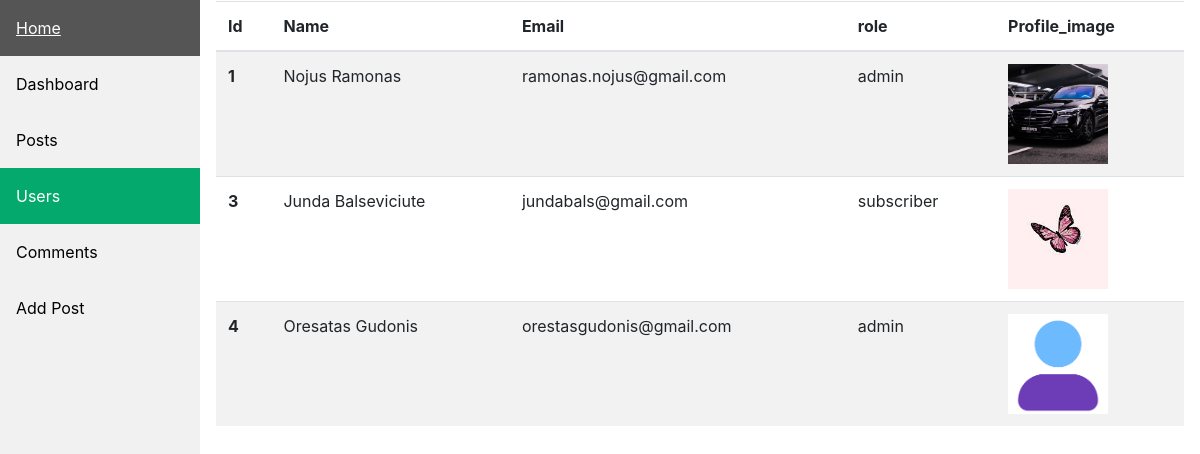
/admin/users (signed in), run on an earlier commit of the app's database.
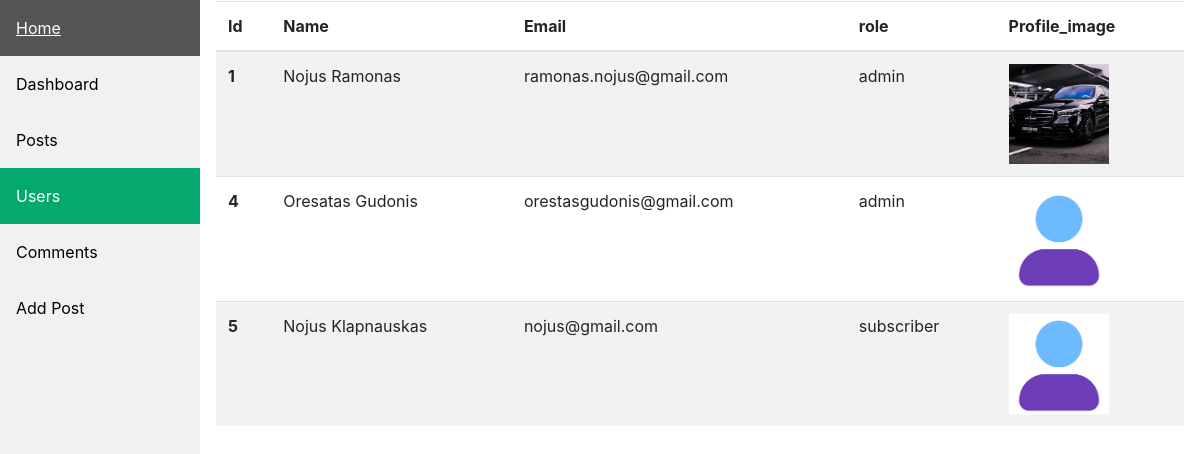
And on a later commit of the database.
### main.py (models this page shows, shortened)
class User(UserMixin, db.Model):
    __tablename__ = "users"
    id = db.Column(db.Integer, primary_key=True)
    email = db.Column(db.String(100), unique=True)
    password = db.Column(db.String(100))
    name = db.Column(db.String(1000))
    comments = db.relationship("Comments", back_populates="comment_author")
    saved_posts = db.relationship("SavedPosts", back_populates='user')
    role = db.Column(db.String(100))
    profile_image = db.Column(db.String(100))

### main.py (the view)
@app.route('/admin/users')
@is_admin
@login_required
def admin_users():
    all_users = User.query.all()
    return render_template('admin/users.html', users=all_users)

### main.py (called while the page is built)
@login_manager.user_loader
def load_user(user_id):
    return db.session.get(User, int(user_id))

def is_admin(func):
    @wraps(func)
    def decorator(*args, **kwargs):
        if current_user.is_authenticated and current_user.role == 'admin':
            return func(*args, **kwargs)
        else:
            return redirect(url_for('get_all_posts'))
    return decorator

### templates/admin/users.html (shortened to what this page needs)
<!DOCTYPE html>
<html>
<head>
<link rel="stylesheet" href="{{ url_for('static', filename='css/admin-style.css') }}">
    <link href="{{ url_for('static', filename='vendor/bootstrap/css/bootstrap.min.css') }}" rel="stylesheet">
</head>
<body>
<div class="sidebar">
  <a href="{{ url_for('get_all_posts') }}">Home</a>
  <a href="{{ url_for('admin_dashboard') }}">Dashboard</a>
  <a href="{{ url_for('admin_posts') }}">Posts</a>
  <a class="active" href="{{ url_for('admin_users') }}">Users</a>
  <a href="{{ url_for('admin_comments') }}">Comments</a>
  <a href="{{ url_for('new_post') }}">Add Post</a>
</div>
<div class="content">
<table class="table table-striped">
  <thead>
    <tr>
      <th scope="col">Id</th>
      <th scope="col">Name</th>
      <th scope="col">Email</th>
      <th scope="col">role</th>
      <th scope="col">Profile_image</th>
    </tr>
  </thead>
  <tbody>
  {% for user in users %}
    <tr>
      <th scope="row">{{ user.id }}</th>
      <td>{{ user.name }}</td>
      <td>{{ user.email }}</td>
      <td>{{ user.role }}</td>
      <td><img class="image" src="{{  url_for('static', filename='img/'+user.profile_image) }}" style="width: 100px;"></td>
    </tr>
  {% endfor %}
  </tbody>
</table>
</div>
</body>
</html>

### static/css/admin-style.css (style rules this page uses)
body { margin: 0; font-family: "Lato", sans-serif; }
.sidebar { margin: 0; padding: 0; width: 200px; background-color: #f1f1f1; position: fixed; height: 100%; overflow: auto; }
.sidebar a { display: block; color: black; padding: 16px; text-decoration: none; }
.sidebar a.active { background-color: #04AA6D; color: white; }
div.content { margin-left: 200px; padding: 1px 16px; height: 1000px; }

### templates/admin/users.html (style rules this page uses)
.image { width: 100px; height: 100px; object-fit: cover; }

What changed in the data, as far as the page shows it:
removed User: id "3", name "Junda Balseviciute", email "jundabals@gmail.com", role "subscriber", profile_image (picture)
added User: id "5", name "Nojus Klapnauskas", email "nojus@gmail.com", role "subscriber", profile_image (picture)
